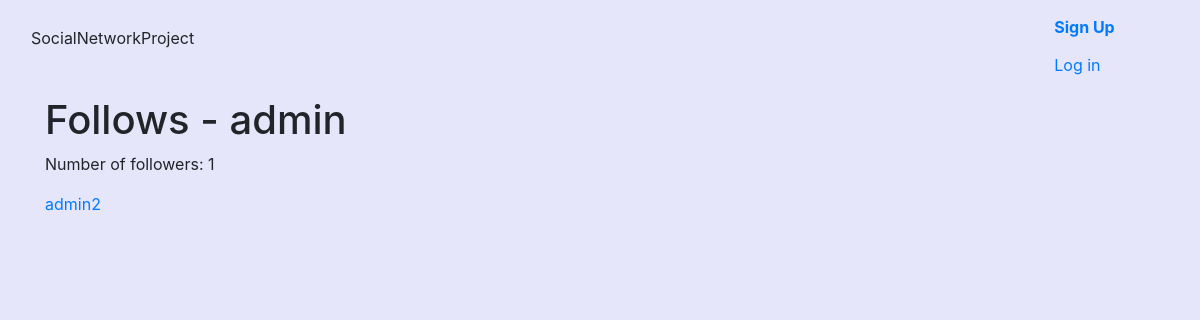
Page /u/admin/follows/ on the earlier database version.
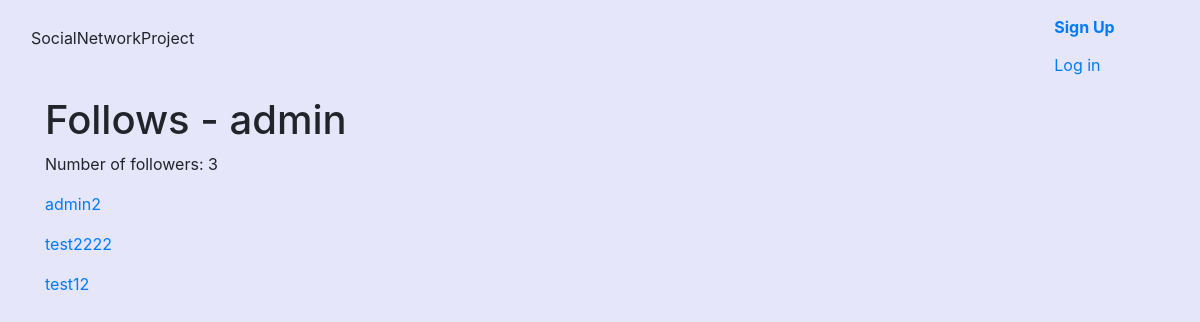
Same page on the later database version.
### Userprofile/models.py (models this page shows)
class UserProfile(models.Model):
    objects = None
    user = models.OneToOneField(User, on_delete=models.CASCADE)
    follows = models.ManyToManyField('self', related_name="followed_by", symmetrical=False)
    avatar = models.ImageField(upload_to='uploads/', blank=True, null=True)

### Userprofile/views.py (the view)
# urls.py: path('u/<str:username>/follows/', follows, name='follows'),
def follows(request, username):
    user = get_object_or_404(User, username=username)
    return render(request, 'userprofile/follows.html', {'user': user})

### Templates/Userprofile/follows.html
{% extends 'base.html' %}
{% block content %}
<br>
<br>
<br>
<br>
    <div class="container">
        <div class="columns">
            <div class="column">
                <h1 class="title">Follows - {{ user.username }}</h1>
                <p>Number of followers: {{ user.userprofile.follows.count }}</p>
            </div>
        </div>
        <div class="columns">
            <div class="column">
                {% for postuser in user.userprofile.follows.all %}
                    <p><a href="{% url 'userprofile' postuser.user.username %}">{{ postuser.user.username }}</a></p>
                {% empty %}
                    {% if request.user == user %}
                        <p>Why don't you follow anyone?</p>
                    {% else %}
                        <p>{{ user.username }} is not following anyone :(.</p>
                    {% endif %}
                {% endfor %}
            </div>
        </div>
    </div>
{% endblock %}

Differences in the rows shown:
now on this page (row unchanged): UserProfile: user.username "test2222"
added UserProfile: user.username "test12"
Other differences:
{{ user.userprofile.follows.count }}: "1" → "3"
